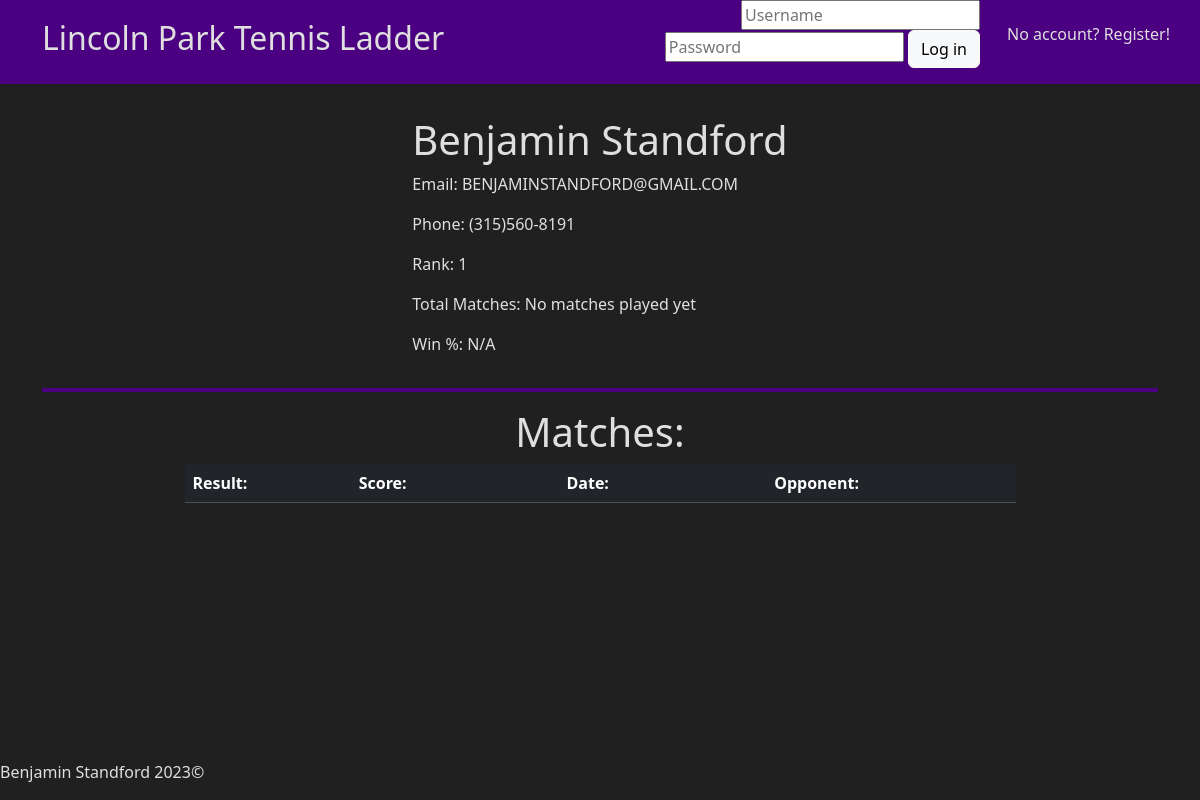
Before: /profile?id=1 with the older database file.
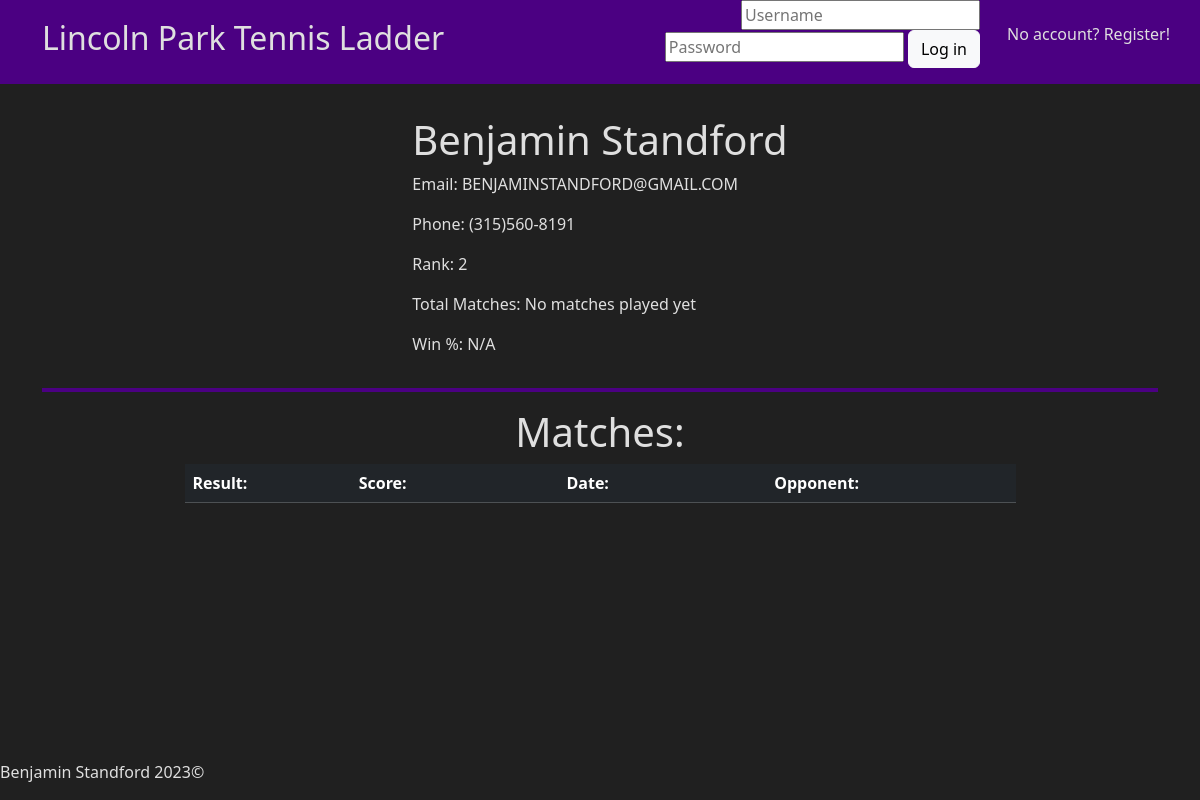
After: the same page with the newer database file.
### app/helpers.py (models this page shows, shortened)
class User(db.Model):
    id = db.Column(db.Integer(), primary_key=True)
    first= db.Column(db.String(255), nullable=False)
    last = db.Column(db.String(255), nullable=False)
    username = db.Column(db.String(255), unique=True, nullable=False)
    password = db.Column(db.LargeBinary, nullable=False)
    salt = db.Column(db.LargeBinary, nullable=False)
    email = db.Column(db.String(255), unique=True, nullable=False)
    phone = db.Column(db.String(255))
    rank = db.Column(db.Integer(), default=0)
    matches = db.relationship("Match", secondary=user_match, backref="players")
    temp_matches = db.relationship("Temp_match", secondary=user_temp, backref="players")
    matches_won = db.relationship("Match", backref="winner", foreign_keys="Match.winner_id", lazy=True)
    matches_lost = db.relationship("Match", backref="loser", foreign_keys="Match.loser_id", lazy=True)
    temp_matches_won = db.relationship("Temp_match", backref="winner", foreign_keys="Temp_match.winner_id", lazy=True)
    temp_matches_lost = db.relationship("Temp_match", backref="loser", foreign_keys="Temp_match.loser_id", lazy=True)
    date_joined = db.Column(db.Date, default=datetime.utcnow)

### app/routes.py (the view)
@app.route("/profile")
def profile():
    id = request.args.get('id')
    profile, stats = h.get_profile(id)
    return render_template("profile.html", profile=profile, stats=stats)

### app/helpers.py (called while the page is built)
def get_profile(id):
    profile = User.query.filter_by(id=id).first()
    stats = []
    if profile.matches:
        stats.append(len(profile.matches))
        stats.append(int(len(profile.matches_won) / len(profile.matches) * 100))
    else:
        stats.append("No matches played yet")
        stats.append("N/A")
    return profile, stats

### app/templates/profile.html (shortened to what this page needs)
{% extends "layout.html" %}
{% block main %}
    <div class="container">
        <div class="p-3"></div>
        <div class="row justify-content-center">
            <div class="col-auto">
                <h1>{{ profile.first }} {{ profile.last }}</h1>
                <p>Email: {{ profile.email }}</p>
                <p>Phone: {{ profile.phone }}</p>
                <p>Rank: {{ profile.rank }}</p>
                <p>Total Matches: {{ stats[0] }}</p>
                <p>Win %: {{ stats[1] }}</p>
            </div>
        </div>
        <hr class="border-4 opacity-100">
        <div class="row justify-content-center">
            <div class="col-12 col-md-9 text-center">
                <h1>Matches:</h1>
                <table class="table table-dark table-striped table-hover">
                    <thead>
                        <tr>
                            <th style="width: 20%">Result:</th>
                            <th style="width: 25%">Score:</th>
                            <th style="width: 25%">Date:</th>
                            <th style="width: 30%">Opponent:</th>
                        </tr>
                    </thead>
                </table>
            </div>
        </div>
    </div>
{% endblock %}

Changed rows visible on the page:
changed User "Benjamin": rank "1" → "2"
